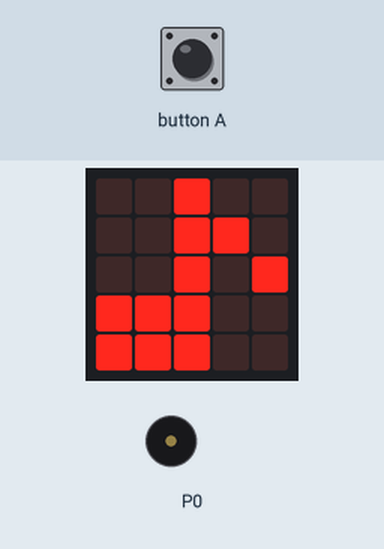
The program below on a simulated BBC micro:bit (MakeCode). Parts: the board's 5×5 LED display, buzzer (waves = sounding). Inputs (shaded band) come from the test bench.

Above: at 1.8 s.
1.9 s: button A pressed for 0.15 s
At 2.3 s:
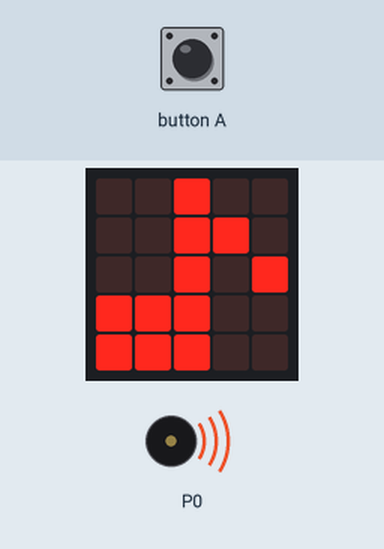
Timing chart, 0 to 8.6 s (numbered marks = the images above; inputs shaded):
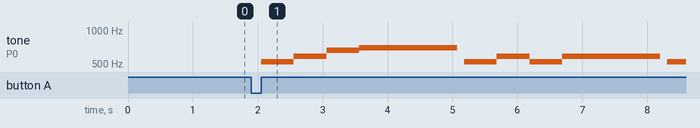

The program:

main.ts
```typescript
input.onButtonPressed(Button.A, function () {
    music.play(music.tonePlayable(523, music.beat(BeatFraction.Whole)), music.PlaybackMode.UntilDone)
    music.play(music.tonePlayable(587, music.beat(BeatFraction.Whole)), music.PlaybackMode.UntilDone)
    music.play(music.tonePlayable(659, music.beat(BeatFraction.Whole)), music.PlaybackMode.UntilDone)
    music.play(music.tonePlayable(698, music.beat(BeatFraction.Whole)), music.PlaybackMode.UntilDone)
    music.play(music.tonePlayable(698, music.beat(BeatFraction.Whole)), music.PlaybackMode.UntilDone)
    music.play(music.tonePlayable(698, music.beat(BeatFraction.Whole)), music.PlaybackMode.UntilDone)
    basic.pause(100)
    music.play(music.tonePlayable(523, music.beat(BeatFraction.Whole)), music.PlaybackMode.UntilDone)
    music.play(music.tonePlayable(587, music.beat(BeatFraction.Whole)), music.PlaybackMode.UntilDone)
    music.play(music.tonePlayable(523, music.beat(BeatFraction.Whole)), music.PlaybackMode.UntilDone)
    music.play(music.tonePlayable(587, music.beat(BeatFraction.Whole)), music.PlaybackMode.UntilDone)
    music.play(music.tonePlayable(587, music.beat(BeatFraction.Whole)), music.PlaybackMode.UntilDone)
    music.play(music.tonePlayable(587, music.beat(BeatFraction.Whole)), music.PlaybackMode.UntilDone)
    basic.pause(100)
    music.play(music.tonePlayable(523, music.beat(BeatFraction.Whole)), music.PlaybackMode.UntilDone)
    music.play(music.tonePlayable(784, music.beat(BeatFraction.Whole)), music.PlaybackMode.UntilDone)
    music.play(music.tonePlayable(698, music.beat(BeatFraction.Whole)), music.PlaybackMode.UntilDone)
    music.play(music.tonePlayable(659, music.beat(BeatFraction.Whole)), music.PlaybackMode.UntilDone)
    music.play(music.tonePlayable(659, music.beat(BeatFraction.Whole)), music.PlaybackMode.UntilDone)
    music.play(music.tonePlayable(659, music.beat(BeatFraction.Whole)), music.PlaybackMode.UntilDone)
    basic.pause(100)
    music.play(music.tonePlayable(523, music.beat(BeatFraction.Whole)), music.PlaybackMode.UntilDone)
    music.play(music.tonePlayable(587, music.beat(BeatFraction.Whole)), music.PlaybackMode.UntilDone)
    music.play(music.tonePlayable(659, music.beat(BeatFraction.Whole)), music.PlaybackMode.UntilDone)
    music.play(music.tonePlayable(698, music.beat(BeatFraction.Whole)), music.PlaybackMode.UntilDone)
    music.play(music.tonePlayable(698, music.beat(BeatFraction.Whole)), music.PlaybackMode.UntilDone)
    music.play(music.tonePlayable(698, music.beat(BeatFraction.Whole)), music.PlaybackMode.UntilDone)
    basic.pause(100)
})
basic.showIcon(IconNames.EighthNote)
```

test.ts
```typescript
// testes vão aqui; isto não será compilado quando este pacote for usado como uma extensão.
```

Measured:
- after the input at 1.9 s, tone on P0: plays 523 Hz for 0.51 s, 587 Hz for 0.51 s, 659 Hz for 0.51 s, 698 Hz for 1.5 s, 523 Hz for 0.51 s, 587 Hz for 0.51 s … (9 notes in this stretch), starting after 0.15 s
